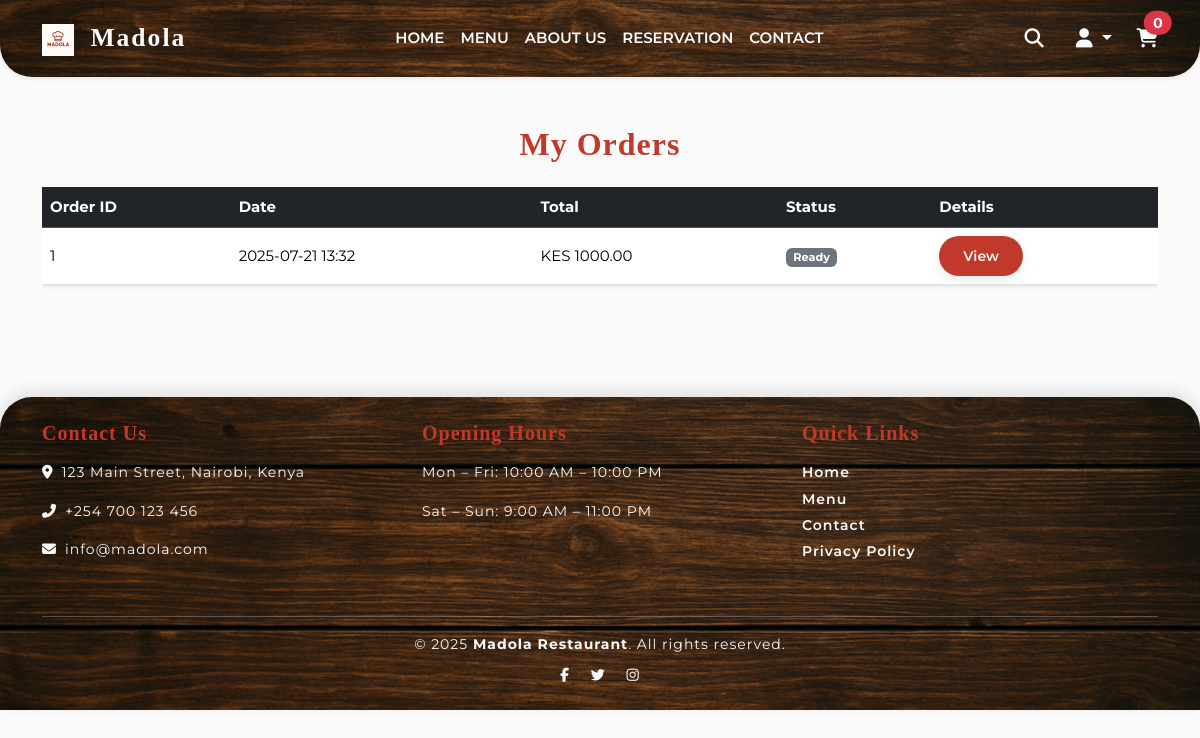
The app's page /my-orders/ (signed in) with its own data.
### restaurant/models.py (models this page shows)
class Order(models.Model):
    user = models.ForeignKey(User, on_delete=models.CASCADE)
    delivery_option = models.CharField(max_length=20, choices=[('eat_in', 'Eat In'), ('delivery', 'Delivery')])
    delivery_address = models.CharField(max_length=255, blank=True)
    total = models.DecimalField(max_digits=10, decimal_places=2)
    phone = models.CharField(max_length=20)
    status = models.CharField(max_length=20, default='pending')
    progress = models.CharField(
        max_length=30,
        choices=[
            ('received', 'Order Received'),
            ('preparing', 'Preparing'),
            ('ready', 'Ready for Pickup/Delivery'),
            ('delivered', 'Delivered'),
            ('completed', 'Completed'),
            ('cancelled', 'Cancelled'),
        ],
        default='received'
    )
    created_at = models.DateTimeField(auto_now_add=True)

### restaurant/views.py (the view)
# urls.py: path('my-orders/', views.my_orders, name='my_orders'),
@login_required
def my_orders(request):
    orders = Order.objects.filter(user=request.user).order_by('-created_at')
    return render(request, 'restaurant/my_orders.html', {'orders': orders})

### restaurant/templates/restaurant/my_orders.html
{% extends "restaurant/base.html" %}
{% block content %}
<div class="container py-5">
    <h2 class="mb-4 text-center">My Orders</h2>
    {% if orders %}
        <div class="table-responsive">
            <table class="table table-hover align-middle shadow-sm">
                <thead class="table-dark">
                    <tr>
                        <th>Order ID</th>
                        <th>Date</th>
                        <th>Total</th>
                        <th>Status</th>
                        <th>Details</th>
                    </tr>
                </thead>
                <tbody>
                {% for order in orders %}
                    <tr>
                        <td>{{ order.id }}</td>
                        <td>{{ order.created_at|date:"Y-m-d H:i" }}</td>
                        <td>KES {{ order.total }}</td>
                        <td>
                            <span class="badge
                                {% if order.status == 'pending' %}bg-warning text-dark
                                {% elif order.status == 'ready' %}bg-success
                                {% elif order.status == 'served' %}bg-info text-dark
                                {% elif order.status == 'cancelled' %}bg-danger
                                {% else %}bg-secondary{% endif %}">
                                {{ order.status|title }}
                            </span>
                        </td>
                        <td>
                            <a href="{% url 'view_order' order.id %}" class="btn btn-outline-primary btn-sm">View</a>
                        </td>
                    </tr>
                {% endfor %}
                </tbody>
            </table>
        </div>
    {% else %}
        <div class="alert alert-info text-center">
            You have not placed any orders yet.
        </div>
    {% endif %}
</div>
{% endblock %}

### static/restaurant/css/custom.css (style rules this page uses)
:root { --color-black: #0d0d0d; --color-red: #c0392b; --color-ivory: #fafafa; --color-success: #27ae60; --color-warning: #f39c12; --color-info: #2980b9; --color-green: #2e7d32; --color-brown: #8d6e63; --color-light-green: #a5d6a7; --color-bg-input: #fdfdf8; --color-shadow: rgba(0, 0, 0, 0.08); --font-main: 'Montserrat', 'Segoe UI', Arial, sans-serif; --font-accent: 'Playfair Display', serif; --transition-fast: 0.25s ease-in-out; }
body { background-color: var(--color-ivory); color: var(--color-black); font-family: var(--font-main); font-size: 15px; line-height: 1.6; margin: 0; padding: 0; overflow-x: hidden; }
h1, h2, h3, h4, h5, h6 { color: var(--color-red); font-weight: 700; letter-spacing: 1px; font-family: var(--font-accent); }
a { color: var(--color-red); text-decoration: none; transition: all var(--transition-fast); }
.btn { background-color: var(--color-red); border: none; color: var(--color-ivory); font-weight: 600; font-size: 14px; border-radius: 2rem; padding: 0.6rem 1.5rem; transition: all var(--transition-fast); box-shadow: 0 4px 12px rgba(0,0,0,0.08); }

### records on screen
Order: id "1", created_at "2025-07-21 13:32", total "1000.00", status "Ready"

### other values on screen
{{ request.session.cart|length|default:0 }} "0"
